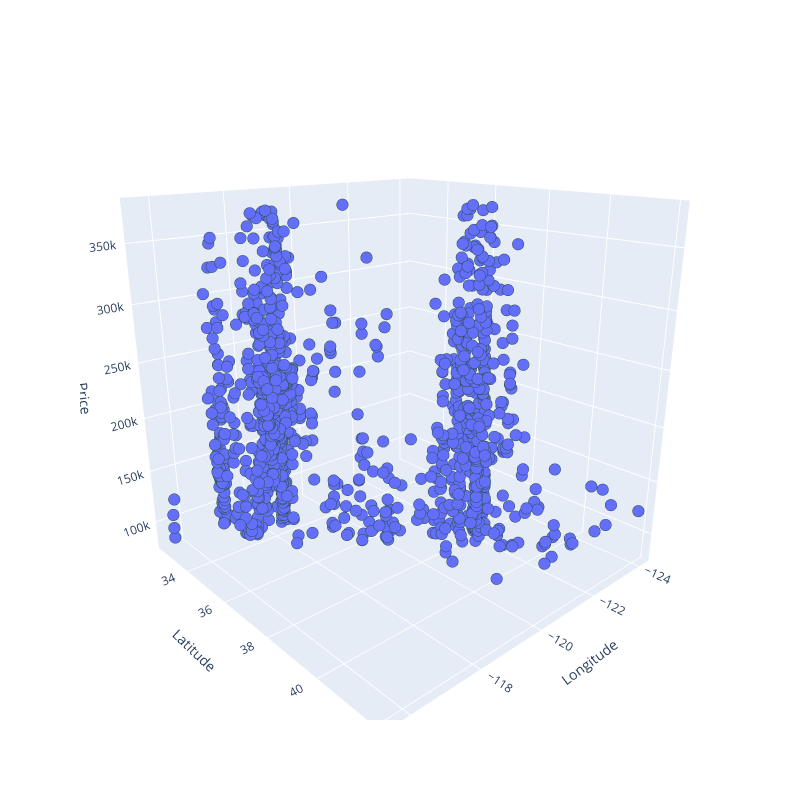

Notebook source saved alongside this figure:
### Markdown cell above
#### Visualizing the relationship between House Value and Location

### Code cell
fig = px.scatter_3d(
    df.sample(frac = 0.1),
    x = "Longitude",
    y = "Latitude",
    z = "Median_House_Value",
    labels = {"Longitude": "Longitude", "Latitude": "Latitude", "Median_House_Value": "Price"},
    width = 800,
    height = 800
)

fig.update_traces(
    marker = {"size": 4, "line": {"width": 2, "color": "DarkSlateGrey"}},
    selector = {"mode": "markers"}
)
# Display Figure
fig.show()

### Figure 1 — Plotly figure (JSON) as saved in the notebook; plotly's stock layout.template omitted (floating-point values rounded to 4 significant figures; data arrays with more than 128 entries replaced by an {"elided": "..."} marker saying what was removed)
{"data": [{"hovertemplate": "Longitude=%{x}<br>Latitude=%{y}<br>Price=%{z}<extra></extra>", "legendgroup": "", "marker": {"color": "#636efa", "line": {"color": "DarkSlateGrey", "width": 2}, "size": 4, "symbol": "circle"}, "mode": "markers", "name": "", "scene": "scene", "showlegend": false, "type": "scatter3d", "x": {"elided": "1322 float values"}, "y": {"elided": "1322 float values"}, "z": {"elided": "1322 int values"}}], "layout": {"height": 800, "legend": {"tracegroupgap": 0}, "margin": {"t": 60}, "scene": {"aspectmode": "auto", "aspectratio": {"x": 1, "y": 1, "z": 1}, "camera": {"center": {"x": 0, "y": 0, "z": 0}, "eye": {"x": 1.356, "y": 1.498, "z": 0.6942}, "projection": {"type": "perspective"}, "up": {"x": 0, "y": 0, "z": 1}}, "domain": {"x": [0, 1], "y": [0, 1]}, "xaxis": {"title": {"text": "Longitude"}, "type": "linear"}, "yaxis": {"title": {"text": "Latitude"}, "type": "linear"}, "zaxis": {"title": {"text": "Price"}, "type": "linear"}}, "width": 800}}
